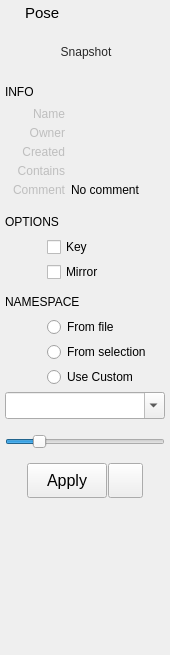
<?xml version="1.0" encoding="UTF-8"?>
<ui version="4.0">
 <class>Form</class>
 <widget class="QWidget" name="Form">
  <property name="geometry">
   <rect>
    <x>0</x>
    <y>0</y>
    <width>170</width>
    <height>655</height>
   </rect>
  </property>
  <property name="sizePolicy">
   <sizepolicy hsizetype="Preferred" vsizetype="Minimum">
    <horstretch>0</horstretch>
    <verstretch>0</verstretch>
   </sizepolicy>
  </property>
  <property name="minimumSize">
   <size>
    <width>160</width>
    <height>510</height>
   </size>
  </property>
  <property name="maximumSize">
   <size>
    <width>300</width>
    <height>16777215</height>
   </size>
  </property>
  <property name="windowTitle">
   <string>Form</string>
  </property>
  <property name="styleSheet">
   <string notr="true">QComboBox, QLineEdit {
	font-size: 16px;
}
</string>
  </property>
  <layout class="QVBoxLayout" name="verticalLayout">
   <property name="spacing">
    <number>5</number>
   </property>
   <property name="sizeConstraint">
    <enum>QLayout::SetDefaultConstraint</enum>
   </property>
   <property name="leftMargin">
    <number>5</number>
   </property>
   <property name="topMargin">
    <number>2</number>
   </property>
   <property name="rightMargin">
    <number>5</number>
   </property>
   <property name="bottomMargin">
    <number>2</number>
   </property>
   <item>
    <layout class="QHBoxLayout" name="horizontalLayout_18">
     <property name="leftMargin">
      <number>2</number>
     </property>
     <property name="topMargin">
      <number>2</number>
     </property>
     <property name="rightMargin">
      <number>2</number>
     </property>
     <property name="bottomMargin">
      <number>0</number>
     </property>
     <item>
      <widget class="QLabel" name="label_6">
       <property name="maximumSize">
        <size>
         <width>13</width>
         <height>13</height>
        </size>
       </property>
       <property name="text">
        <string/>
       </property>
       <property name="pixmap">
        <pixmap>../icons/pose.png</pixmap>
       </property>
       <property name="scaledContents">
        <bool>true</bool>
       </property>
      </widget>
     </item>
     <item>
      <widget class="QLabel" name="label_2">
       <property name="font">
        <font>
         <family>Arial</family>
         <pointsize>11</pointsize>
         <weight>50</weight>
         <bold>false</bold>
        </font>
       </property>
       <property name="text">
        <string>Pose</string>
       </property>
      </widget>
     </item>
    </layout>
   </item>
   <item>
    <layout class="QHBoxLayout" name="modelPanelLayout">
     <property name="spacing">
      <number>0</number>
     </property>
     <property name="topMargin">
      <number>0</number>
     </property>
     <property name="bottomMargin">
      <number>0</number>
     </property>
     <item>
      <widget class="QLabel" name="label_3">
       <property name="minimumSize">
        <size>
         <width>0</width>
         <height>0</height>
        </size>
       </property>
       <property name="maximumSize">
        <size>
         <width>0</width>
         <height>16777215</height>
        </size>
       </property>
       <property name="text">
        <string/>
       </property>
      </widget>
     </item>
     <item>
      <widget class="QFrame" name="iconFrame">
       <property name="sizePolicy">
        <sizepolicy hsizetype="Expanding" vsizetype="Expanding">
         <horstretch>0</horstretch>
         <verstretch>0</verstretch>
        </sizepolicy>
       </property>
       <property name="minimumSize">
        <size>
         <width>50</width>
         <height>50</height>
        </size>
       </property>
       <property name="maximumSize">
        <size>
         <width>150</width>
         <height>150</height>
        </size>
       </property>
       <property name="styleSheet">
        <string notr="true"/>
       </property>
       <property name="frameShape">
        <enum>QFrame::NoFrame</enum>
       </property>
       <property name="frameShadow">
        <enum>QFrame::Plain</enum>
       </property>
       <property name="lineWidth">
        <number>0</number>
       </property>
       <layout class="QVBoxLayout" name="verticalLayout_3">
        <property name="spacing">
         <number>0</number>
        </property>
        <property name="margin">
         <number>0</number>
        </property>
        <item>
         <widget class="QToolButton" name="snapshotButton">
          <property name="enabled">
           <bool>true</bool>
          </property>
          <property name="sizePolicy">
           <sizepolicy hsizetype="Expanding" vsizetype="Expanding">
            <horstretch>0</horstretch>
            <verstretch>1</verstretch>
           </sizepolicy>
          </property>
          <property name="minimumSize">
           <size>
            <width>0</width>
            <height>0</height>
           </size>
          </property>
          <property name="maximumSize">
           <size>
            <width>150</width>
            <height>150</height>
           </size>
          </property>
          <property name="toolTip">
           <string>Take snapshot</string>
          </property>
          <property name="layoutDirection">
           <enum>Qt::LeftToRight</enum>
          </property>
          <property name="styleSheet">
           <string notr="true">color: rgb(40, 40, 40);
border: 1px solid rgb(0, 0, 0, 0);
background-color: rgb(254, 255, 230, 0);</string>
          </property>
          <property name="text">
           <string>Snapshot</string>
          </property>
          <property name="icon">
           <iconset>
            <normaloff>../icons/thumbnail.png</normaloff>../icons/thumbnail.png</iconset>
          </property>
          <property name="iconSize">
           <size>
            <width>176</width>
            <height>180</height>
           </size>
          </property>
          <property name="popupMode">
           <enum>QToolButton::InstantPopup</enum>
          </property>
          <property name="toolButtonStyle">
           <enum>Qt::ToolButtonIconOnly</enum>
          </property>
          <property name="autoRaise">
           <bool>false</bool>
          </property>
         </widget>
        </item>
       </layout>
      </widget>
     </item>
    </layout>
   </item>
   <item>
    <layout class="QHBoxLayout" name="horizontalLayout_7">
     <property name="topMargin">
      <number>0</number>
     </property>
     <item>
      <widget class="QLabel" name="label_8">
       <property name="minimumSize">
        <size>
         <width>200</width>
         <height>0</height>
        </size>
       </property>
       <property name="maximumSize">
        <size>
         <width>200</width>
         <height>16777215</height>
        </size>
       </property>
       <property name="font">
        <font>
         <family>Arial</family>
         <pointsize>9</pointsize>
         <weight>50</weight>
         <bold>false</bold>
        </font>
       </property>
       <property name="text">
        <string>INFO</string>
       </property>
      </widget>
     </item>
     <item>
      <spacer name="horizontalSpacer_2">
       <property name="orientation">
        <enum>Qt::Horizontal</enum>
       </property>
       <property name="sizeHint" stdset="0">
        <size>
         <width>40</width>
         <height>20</height>
        </size>
       </property>
      </spacer>
     </item>
    </layout>
   </item>
   <item>
    <layout class="QHBoxLayout" name="horizontalLayout">
     <property name="spacing">
      <number>6</number>
     </property>
     <property name="topMargin">
      <number>0</number>
     </property>
     <item>
      <widget class="QLabel" name="label">
       <property name="enabled">
        <bool>false</bool>
       </property>
       <property name="sizePolicy">
        <sizepolicy hsizetype="Fixed" vsizetype="Preferred">
         <horstretch>0</horstretch>
         <verstretch>0</verstretch>
        </sizepolicy>
       </property>
       <property name="minimumSize">
        <size>
         <width>60</width>
         <height>0</height>
        </size>
       </property>
       <property name="maximumSize">
        <size>
         <width>60</width>
         <height>16777215</height>
        </size>
       </property>
       <property name="text">
        <string>Name</string>
       </property>
       <property name="alignment">
        <set>Qt::AlignRight|Qt::AlignTrailing|Qt::AlignVCenter</set>
       </property>
      </widget>
     </item>
     <item>
      <widget class="QLabel" name="name">
       <property name="enabled">
        <bool>true</bool>
       </property>
       <property name="sizePolicy">
        <sizepolicy hsizetype="Ignored" vsizetype="Preferred">
         <horstretch>0</horstretch>
         <verstretch>0</verstretch>
        </sizepolicy>
       </property>
       <property name="text">
        <string/>
       </property>
       <property name="textInteractionFlags">
        <set>Qt::LinksAccessibleByMouse|Qt::TextSelectableByMouse</set>
       </property>
      </widget>
     </item>
    </layout>
   </item>
   <item>
    <layout class="QHBoxLayout" name="horizontalLayout_9">
     <property name="spacing">
      <number>6</number>
     </property>
     <property name="topMargin">
      <number>0</number>
     </property>
     <item>
      <widget class="QLabel" name="label_13">
       <property name="enabled">
        <bool>false</bool>
       </property>
       <property name="sizePolicy">
        <sizepolicy hsizetype="Fixed" vsizetype="Expanding">
         <horstretch>0</horstretch>
         <verstretch>0</verstretch>
        </sizepolicy>
       </property>
       <property name="minimumSize">
        <size>
         <width>60</width>
         <height>0</height>
        </size>
       </property>
       <property name="maximumSize">
        <size>
         <width>60</width>
         <height>500</height>
        </size>
       </property>
       <property name="text">
        <string>Owner</string>
       </property>
       <property name="alignment">
        <set>Qt::AlignRight|Qt::AlignTop|Qt::AlignTrailing</set>
       </property>
      </widget>
     </item>
     <item>
      <widget class="QLabel" name="owner">
       <property name="enabled">
        <bool>true</bool>
       </property>
       <property name="sizePolicy">
        <sizepolicy hsizetype="Ignored" vsizetype="Expanding">
         <horstretch>0</horstretch>
         <verstretch>0</verstretch>
        </sizepolicy>
       </property>
       <property name="minimumSize">
        <size>
         <width>0</width>
         <height>0</height>
        </size>
       </property>
       <property name="maximumSize">
        <size>
         <width>16777215</width>
         <height>16777215</height>
        </size>
       </property>
       <property name="styleSheet">
        <string notr="true"/>
       </property>
       <property name="text">
        <string/>
       </property>
       <property name="alignment">
        <set>Qt::AlignLeading|Qt::AlignLeft|Qt::AlignTop</set>
       </property>
       <property name="wordWrap">
        <bool>true</bool>
       </property>
       <property name="textInteractionFlags">
        <set>Qt::LinksAccessibleByMouse|Qt::TextSelectableByMouse</set>
       </property>
      </widget>
     </item>
    </layout>
   </item>
   <item>
    <layout class="QHBoxLayout" name="horizontalLayout_11">
     <property name="spacing">
      <number>6</number>
     </property>
     <property name="topMargin">
      <number>0</number>
     </property>
     <item>
      <widget class="QLabel" name="label_14">
       <property name="enabled">
        <bool>false</bool>
       </property>
       <property name="sizePolicy">
        <sizepolicy hsizetype="Fixed" vsizetype="Expanding">
         <horstretch>0</horstretch>
         <verstretch>0</verstretch>
        </sizepolicy>
       </property>
       <property name="minimumSize">
        <size>
         <width>60</width>
         <height>0</height>
        </size>
       </property>
       <property name="maximumSize">
        <size>
         <width>60</width>
         <height>500</height>
        </size>
       </property>
       <property name="text">
        <string>Created</string>
       </property>
       <property name="alignment">
        <set>Qt::AlignRight|Qt::AlignTop|Qt::AlignTrailing</set>
       </property>
      </widget>
     </item>
     <item>
      <widget class="QLabel" name="created">
       <property name="enabled">
        <bool>true</bool>
       </property>
       <property name="sizePolicy">
        <sizepolicy hsizetype="Expanding" vsizetype="Expanding">
         <horstretch>0</horstretch>
         <verstretch>0</verstretch>
        </sizepolicy>
       </property>
       <property name="minimumSize">
        <size>
         <width>0</width>
         <height>0</height>
        </size>
       </property>
       <property name="maximumSize">
        <size>
         <width>16777215</width>
         <height>16777215</height>
        </size>
       </property>
       <property name="styleSheet">
        <string notr="true"/>
       </property>
       <property name="text">
        <string/>
       </property>
       <property name="alignment">
        <set>Qt::AlignLeading|Qt::AlignLeft|Qt::AlignTop</set>
       </property>
       <property name="wordWrap">
        <bool>true</bool>
       </property>
       <property name="textInteractionFlags">
        <set>Qt::LinksAccessibleByMouse|Qt::TextSelectableByMouse</set>
       </property>
      </widget>
     </item>
    </layout>
   </item>
   <item>
    <layout class="QHBoxLayout" name="horizontalLayout_15">
     <property name="spacing">
      <number>6</number>
     </property>
     <property name="topMargin">
      <number>0</number>
     </property>
     <property name="bottomMargin">
      <number>0</number>
     </property>
     <item>
      <widget class="QLabel" name="label_15">
       <property name="enabled">
        <bool>false</bool>
       </property>
       <property name="sizePolicy">
        <sizepolicy hsizetype="Fixed" vsizetype="Expanding">
         <horstretch>0</horstretch>
         <verstretch>0</verstretch>
        </sizepolicy>
       </property>
       <property name="minimumSize">
        <size>
         <width>60</width>
         <height>0</height>
        </size>
       </property>
       <property name="maximumSize">
        <size>
         <width>60</width>
         <height>500</height>
        </size>
       </property>
       <property name="text">
        <string>Contains</string>
       </property>
       <property name="alignment">
        <set>Qt::AlignRight|Qt::AlignTop|Qt::AlignTrailing</set>
       </property>
      </widget>
     </item>
     <item>
      <widget class="QLabel" name="contains">
       <property name="enabled">
        <bool>true</bool>
       </property>
       <property name="sizePolicy">
        <sizepolicy hsizetype="Expanding" vsizetype="MinimumExpanding">
         <horstretch>0</horstretch>
         <verstretch>0</verstretch>
        </sizepolicy>
       </property>
       <property name="minimumSize">
        <size>
         <width>0</width>
         <height>0</height>
        </size>
       </property>
       <property name="maximumSize">
        <size>
         <width>16777215</width>
         <height>16777215</height>
        </size>
       </property>
       <property name="styleSheet">
        <string notr="true"/>
       </property>
       <property name="text">
        <string/>
       </property>
       <property name="alignment">
        <set>Qt::AlignLeading|Qt::AlignLeft|Qt::AlignTop</set>
       </property>
       <property name="wordWrap">
        <bool>true</bool>
       </property>
       <property name="textInteractionFlags">
        <set>Qt::LinksAccessibleByMouse|Qt::TextSelectableByMouse</set>
       </property>
      </widget>
     </item>
    </layout>
   </item>
   <item>
    <layout class="QHBoxLayout" name="horizontalLayout_14">
     <property name="spacing">
      <number>6</number>
     </property>
     <property name="topMargin">
      <number>0</number>
     </property>
     <property name="bottomMargin">
      <number>5</number>
     </property>
     <item>
      <widget class="QLabel" name="label_11">
       <property name="enabled">
        <bool>false</bool>
       </property>
       <property name="sizePolicy">
        <sizepolicy hsizetype="Fixed" vsizetype="Expanding">
         <horstretch>0</horstretch>
         <verstretch>0</verstretch>
        </sizepolicy>
       </property>
       <property name="minimumSize">
        <size>
         <width>60</width>
         <height>0</height>
        </size>
       </property>
       <property name="maximumSize">
        <size>
         <width>60</width>
         <height>500</height>
        </size>
       </property>
       <property name="text">
        <string>Comment</string>
       </property>
       <property name="alignment">
        <set>Qt::AlignRight|Qt::AlignTop|Qt::AlignTrailing</set>
       </property>
      </widget>
     </item>
     <item>
      <widget class="QLabel" name="comment">
       <property name="enabled">
        <bool>true</bool>
       </property>
       <property name="sizePolicy">
        <sizepolicy hsizetype="Ignored" vsizetype="MinimumExpanding">
         <horstretch>0</horstretch>
         <verstretch>0</verstretch>
        </sizepolicy>
       </property>
       <property name="minimumSize">
        <size>
         <width>0</width>
         <height>0</height>
        </size>
       </property>
       <property name="maximumSize">
        <size>
         <width>16777215</width>
         <height>16777215</height>
        </size>
       </property>
       <property name="styleSheet">
        <string notr="true"/>
       </property>
       <property name="text">
        <string>No comment</string>
       </property>
       <property name="alignment">
        <set>Qt::AlignLeading|Qt::AlignLeft|Qt::AlignTop</set>
       </property>
       <property name="wordWrap">
        <bool>true</bool>
       </property>
       <property name="textInteractionFlags">
        <set>Qt::LinksAccessibleByMouse|Qt::TextSelectableByMouse</set>
       </property>
      </widget>
     </item>
    </layout>
   </item>
   <item>
    <layout class="QHBoxLayout" name="horizontalLayout_8">
     <property name="topMargin">
      <number>5</number>
     </property>
     <item>
      <widget class="QLabel" name="label_7">
       <property name="minimumSize">
        <size>
         <width>200</width>
         <height>0</height>
        </size>
       </property>
       <property name="maximumSize">
        <size>
         <width>200</width>
         <height>16777215</height>
        </size>
       </property>
       <property name="font">
        <font>
         <family>Arial</family>
         <pointsize>9</pointsize>
         <weight>50</weight>
         <bold>false</bold>
        </font>
       </property>
       <property name="text">
        <string>OPTIONS</string>
       </property>
      </widget>
     </item>
     <item>
      <spacer name="horizontalSpacer">
       <property name="orientation">
        <enum>Qt::Horizontal</enum>
       </property>
       <property name="sizeHint" stdset="0">
        <size>
         <width>40</width>
         <height>20</height>
        </size>
       </property>
      </spacer>
     </item>
    </layout>
   </item>
   <item>
    <layout class="QHBoxLayout" name="horizontalLayout_4">
     <property name="spacing">
      <number>2</number>
     </property>
     <property name="leftMargin">
      <number>0</number>
     </property>
     <property name="topMargin">
      <number>0</number>
     </property>
     <item>
      <widget class="QLabel" name="label_12">
       <property name="minimumSize">
        <size>
         <width>40</width>
         <height>0</height>
        </size>
       </property>
       <property name="maximumSize">
        <size>
         <width>40</width>
         <height>16777215</height>
        </size>
       </property>
       <property name="layoutDirection">
        <enum>Qt::LeftToRight</enum>
       </property>
       <property name="text">
        <string/>
       </property>
       <property name="alignment">
        <set>Qt::AlignRight|Qt::AlignTrailing|Qt::AlignVCenter</set>
       </property>
      </widget>
     </item>
     <item>
      <widget class="QCheckBox" name="keyCheckBox">
       <property name="minimumSize">
        <size>
         <width>0</width>
         <height>19</height>
        </size>
       </property>
       <property name="text">
        <string>Key</string>
       </property>
       <property name="checkable">
        <bool>true</bool>
       </property>
       <property name="checked">
        <bool>false</bool>
       </property>
      </widget>
     </item>
    </layout>
   </item>
   <item>
    <layout class="QHBoxLayout" name="horizontalLayout_16">
     <property name="spacing">
      <number>2</number>
     </property>
     <property name="leftMargin">
      <number>0</number>
     </property>
     <property name="topMargin">
      <number>0</number>
     </property>
     <item>
      <widget class="QLabel" name="label_20">
       <property name="minimumSize">
        <size>
         <width>40</width>
         <height>0</height>
        </size>
       </property>
       <property name="maximumSize">
        <size>
         <width>40</width>
         <height>16777215</height>
        </size>
       </property>
       <property name="layoutDirection">
        <enum>Qt::LeftToRight</enum>
       </property>
       <property name="text">
        <string/>
       </property>
       <property name="alignment">
        <set>Qt::AlignRight|Qt::AlignTrailing|Qt::AlignVCenter</set>
       </property>
      </widget>
     </item>
     <item>
      <widget class="QCheckBox" name="mirrorCheckBox">
       <property name="minimumSize">
        <size>
         <width>0</width>
         <height>19</height>
        </size>
       </property>
       <property name="text">
        <string>Mirror</string>
       </property>
       <property name="checkable">
        <bool>true</bool>
       </property>
       <property name="checked">
        <bool>false</bool>
       </property>
      </widget>
     </item>
    </layout>
   </item>
   <item>
    <layout class="QHBoxLayout" name="horizontalLayout_20">
     <property name="topMargin">
      <number>5</number>
     </property>
     <item>
      <widget class="QLabel" name="label_4">
       <property name="sizePolicy">
        <sizepolicy hsizetype="Expanding" vsizetype="Preferred">
         <horstretch>0</horstretch>
         <verstretch>0</verstretch>
        </sizepolicy>
       </property>
       <property name="minimumSize">
        <size>
         <width>200</width>
         <height>0</height>
        </size>
       </property>
       <property name="maximumSize">
        <size>
         <width>100</width>
         <height>16777215</height>
        </size>
       </property>
       <property name="font">
        <font>
         <family>Arial</family>
         <pointsize>9</pointsize>
         <weight>50</weight>
         <bold>false</bold>
        </font>
       </property>
       <property name="text">
        <string>NAMESPACE</string>
       </property>
      </widget>
     </item>
     <item>
      <spacer name="horizontalSpacer_5">
       <property name="orientation">
        <enum>Qt::Horizontal</enum>
       </property>
       <property name="sizeHint" stdset="0">
        <size>
         <width>40</width>
         <height>20</height>
        </size>
       </property>
      </spacer>
     </item>
    </layout>
   </item>
   <item>
    <layout class="QHBoxLayout" name="horizontalLayout_5">
     <property name="spacing">
      <number>2</number>
     </property>
     <property name="leftMargin">
      <number>0</number>
     </property>
     <property name="topMargin">
      <number>0</number>
     </property>
     <item>
      <widget class="QLabel" name="label_16">
       <property name="minimumSize">
        <size>
         <width>40</width>
         <height>0</height>
        </size>
       </property>
       <property name="maximumSize">
        <size>
         <width>40</width>
         <height>16777215</height>
        </size>
       </property>
       <property name="layoutDirection">
        <enum>Qt::LeftToRight</enum>
       </property>
       <property name="text">
        <string/>
       </property>
       <property name="alignment">
        <set>Qt::AlignRight|Qt::AlignTrailing|Qt::AlignVCenter</set>
       </property>
      </widget>
     </item>
     <item>
      <widget class="QRadioButton" name="useFileNamespace">
       <property name="text">
        <string>From file</string>
       </property>
      </widget>
     </item>
    </layout>
   </item>
   <item>
    <layout class="QHBoxLayout" name="horizontalLayout_10">
     <property name="spacing">
      <number>2</number>
     </property>
     <property name="leftMargin">
      <number>0</number>
     </property>
     <property name="topMargin">
      <number>0</number>
     </property>
     <item>
      <widget class="QLabel" name="label_17">
       <property name="minimumSize">
        <size>
         <width>40</width>
         <height>0</height>
        </size>
       </property>
       <property name="maximumSize">
        <size>
         <width>40</width>
         <height>16777215</height>
        </size>
       </property>
       <property name="layoutDirection">
        <enum>Qt::LeftToRight</enum>
       </property>
       <property name="text">
        <string/>
       </property>
       <property name="alignment">
        <set>Qt::AlignRight|Qt::AlignTrailing|Qt::AlignVCenter</set>
       </property>
      </widget>
     </item>
     <item>
      <widget class="QRadioButton" name="useSelectionNamespace">
       <property name="text">
        <string>From selection</string>
       </property>
      </widget>
     </item>
    </layout>
   </item>
   <item>
    <layout class="QHBoxLayout" name="horizontalLayout_12">
     <property name="spacing">
      <number>2</number>
     </property>
     <property name="leftMargin">
      <number>0</number>
     </property>
     <property name="topMargin">
      <number>0</number>
     </property>
     <item>
      <widget class="QLabel" name="label_19">
       <property name="minimumSize">
        <size>
         <width>40</width>
         <height>0</height>
        </size>
       </property>
       <property name="maximumSize">
        <size>
         <width>40</width>
         <height>16777215</height>
        </size>
       </property>
       <property name="layoutDirection">
        <enum>Qt::LeftToRight</enum>
       </property>
       <property name="text">
        <string/>
       </property>
       <property name="alignment">
        <set>Qt::AlignRight|Qt::AlignTrailing|Qt::AlignVCenter</set>
       </property>
      </widget>
     </item>
     <item>
      <widget class="QRadioButton" name="useCustomNamespace">
       <property name="text">
        <string>Use Custom</string>
       </property>
      </widget>
     </item>
    </layout>
   </item>
   <item>
    <widget class="QComboBox" name="namespaceComboBox">
     <property name="editable">
      <bool>true</bool>
     </property>
     <property name="frame">
      <bool>true</bool>
     </property>
    </widget>
   </item>
   <item>
    <spacer name="verticalSpacer_2">
     <property name="orientation">
      <enum>Qt::Vertical</enum>
     </property>
     <property name="sizeType">
      <enum>QSizePolicy::Fixed</enum>
     </property>
     <property name="sizeHint" stdset="0">
      <size>
       <width>20</width>
       <height>10</height>
      </size>
     </property>
    </spacer>
   </item>
   <item>
    <layout class="QHBoxLayout" name="horizontalLayout_13">
     <property name="leftMargin">
      <number>0</number>
     </property>
     <property name="topMargin">
      <number>0</number>
     </property>
     <property name="rightMargin">
      <number>0</number>
     </property>
     <item>
      <widget class="QSlider" name="blendSlider">
       <property name="sizePolicy">
        <sizepolicy hsizetype="Expanding" vsizetype="Fixed">
         <horstretch>0</horstretch>
         <verstretch>0</verstretch>
        </sizepolicy>
       </property>
       <property name="minimum">
        <number>-30</number>
       </property>
       <property name="maximum">
        <number>130</number>
       </property>
       <property name="pageStep">
        <number>1</number>
       </property>
       <property name="tracking">
        <bool>false</bool>
       </property>
       <property name="orientation">
        <enum>Qt::Horizontal</enum>
       </property>
       <property name="tickPosition">
        <enum>QSlider::NoTicks</enum>
       </property>
       <property name="tickInterval">
        <number>0</number>
       </property>
      </widget>
     </item>
    </layout>
   </item>
   <item>
    <widget class="QFrame" name="previewButtons">
     <property name="frameShape">
      <enum>QFrame::NoFrame</enum>
     </property>
     <property name="frameShadow">
      <enum>QFrame::Plain</enum>
     </property>
     <layout class="QHBoxLayout" name="horizontalLayout_6">
      <property name="spacing">
       <number>1</number>
      </property>
      <item>
       <layout class="QHBoxLayout" name="horizontalLayout_2">
        <property name="spacing">
         <number>1</number>
        </property>
        <property name="topMargin">
         <number>0</number>
        </property>
        <item>
         <spacer name="horizontalSpacer_3">
          <property name="orientation">
           <enum>Qt::Horizontal</enum>
          </property>
          <property name="sizeHint" stdset="0">
           <size>
            <width>40</width>
            <height>20</height>
           </size>
          </property>
         </spacer>
        </item>
        <item>
         <widget class="QPushButton" name="acceptButton">
          <property name="sizePolicy">
           <sizepolicy hsizetype="Preferred" vsizetype="Fixed">
            <horstretch>0</horstretch>
            <verstretch>0</verstretch>
           </sizepolicy>
          </property>
          <property name="minimumSize">
           <size>
            <width>80</width>
            <height>35</height>
           </size>
          </property>
          <property name="maximumSize">
           <size>
            <width>125</width>
            <height>35</height>
           </size>
          </property>
          <property name="font">
           <font>
            <family>Arial</family>
            <pointsize>12</pointsize>
            <weight>50</weight>
            <bold>false</bold>
           </font>
          </property>
          <property name="toolTip">
           <string/>
          </property>
          <property name="styleSheet">
           <string notr="true"/>
          </property>
          <property name="text">
           <string>Apply</string>
          </property>
         </widget>
        </item>
        <item>
         <widget class="QPushButton" name="selectionSetButton">
          <property name="sizePolicy">
           <sizepolicy hsizetype="Preferred" vsizetype="Minimum">
            <horstretch>0</horstretch>
            <verstretch>0</verstretch>
           </sizepolicy>
          </property>
          <property name="minimumSize">
           <size>
            <width>35</width>
            <height>35</height>
           </size>
          </property>
          <property name="maximumSize">
           <size>
            <width>35</width>
            <height>16777215</height>
           </size>
          </property>
          <property name="text">
           <string/>
          </property>
          <property name="icon">
           <iconset>
            <normaloff>../icons/selectionSet2.png</normaloff>../icons/selectionSet2.png</iconset>
          </property>
          <property name="iconSize">
           <size>
            <width>25</width>
            <height>25</height>
           </size>
          </property>
         </widget>
        </item>
        <item>
         <spacer name="horizontalSpacer_4">
          <property name="orientation">
           <enum>Qt::Horizontal</enum>
          </property>
          <property name="sizeHint" stdset="0">
           <size>
            <width>40</width>
            <height>20</height>
           </size>
          </property>
         </spacer>
        </item>
       </layout>
      </item>
     </layout>
    </widget>
   </item>
   <item>
    <widget class="QFrame" name="frame">
     <property name="sizePolicy">
      <sizepolicy hsizetype="Preferred" vsizetype="Expanding">
       <horstretch>0</horstretch>
       <verstretch>2</verstretch>
      </sizepolicy>
     </property>
     <property name="frameShape">
      <enum>QFrame::NoFrame</enum>
     </property>
     <property name="frameShadow">
      <enum>QFrame::Plain</enum>
     </property>
    </widget>
   </item>
   <item>
    <widget class="QLabel" name="label_18">
     <property name="maximumSize">
      <size>
       <width>16777215</width>
       <height>0</height>
      </size>
     </property>
     <property name="text">
      <string/>
     </property>
    </widget>
   </item>
  </layout>
 </widget>
 <resources/>
 <connections/>
 <slots>
  <slot>snapshot()</slot>
  <slot>apply()</slot>
  <slot>edit()</slot>
  <slot>showContextMenu()</slot>
 </slots>
</ui>
